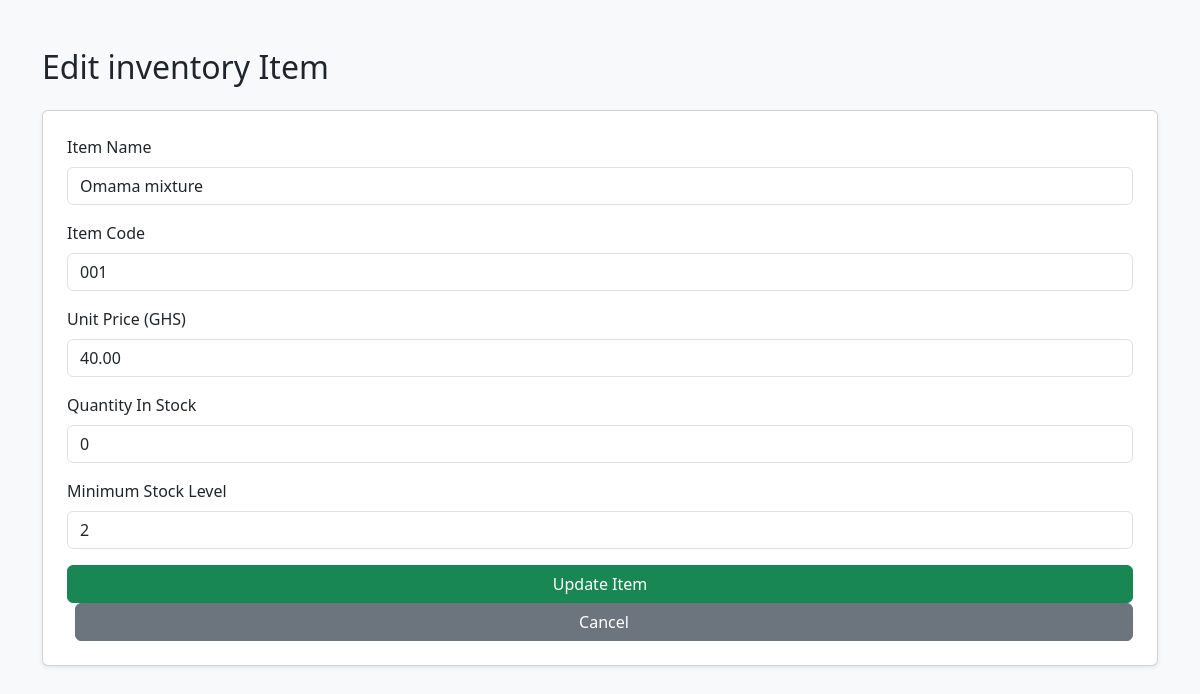
The app's page /Inventory/edit_inventory.php?id=1 (signed in) with its own data.
### tables this page shows
CREATE TABLE `inventory` (
  `id` int NOT NULL,
  `item` varchar(100) NOT NULL,
  `item_code` varchar(50) NOT NULL,
  `category` varchar(50) DEFAULT NULL,
  `unit_price` decimal(10,2) NOT NULL,
  `quantity_in_stock` int DEFAULT '0',
  `min_stock_level` int DEFAULT '0',
  `created_at` timestamp NOT NULL DEFAULT CURRENT_TIMESTAMP
);

### Inventory/edit_inventory.php (the view, shortened to what this page needs)
<?php
require '../dbconfig.php';
$id = $_GET['id'] ?? null;
$stmt = $conn->prepare("SELECT * FROM inventory WHERE id = ?");
$stmt->execute([$id]);
$item = $stmt->fetch();
?>
<!DOCTYPE html>
<html lang="en">
<head>
    <link href="../assets/css/bootstrap.min.css" rel="stylesheet">
</head>
<body class="bg-light">
<div class="container mt-5">
    <h2 class="mb-4">Edit inventory Item</h2>
    <form method="post" class="card p-4 shadow-sm bg-white">
        <div class="mb-3">
            <label class="form-label">Item Name</label>
            <input type="text" name="item" class="form-control" value="<?= htmlspecialchars($item['item']) ?>" required>
        </div>
        <div class="mb-3">
            <label class="form-label">Item Code</label>
            <input type="text" name="item_code" class="form-control" value="<?= htmlspecialchars($item['item_code']) ?>" required>
        </div>
        <div class="mb-3">
            <label class="form-label">Unit Price (GHS)</label>
            <input type="number" name="unit_price" class="form-control" step="0.01" value="<?= $item['unit_price'] ?>" required>
        </div>
        <div class="mb-3">
            <label class="form-label">Quantity In Stock</label>
            <input type="number" name="quantity_in_stock" class="form-control" value="<?= $item['quantity_in_stock'] ?>" required>
        </div>
        <div class="mb-3">
            <label class="form-label">Minimum Stock Level</label>
            <input type="number" name="min_stock_level" class="form-control" value="<?= $item['min_stock_level'] ?>" required>
        </div>
        <button type="submit" class="btn btn-success">Update Item</button>
        <a href="invent_list_page.php" class="btn btn-secondary ms-2">Cancel</a>
    </form>
</div>
</body>
</html>

### records on screen
inventory: item "Omama mixture", item_code "001", unit_price "40.00", quantity_in_stock "0", min_stock_level "2"
